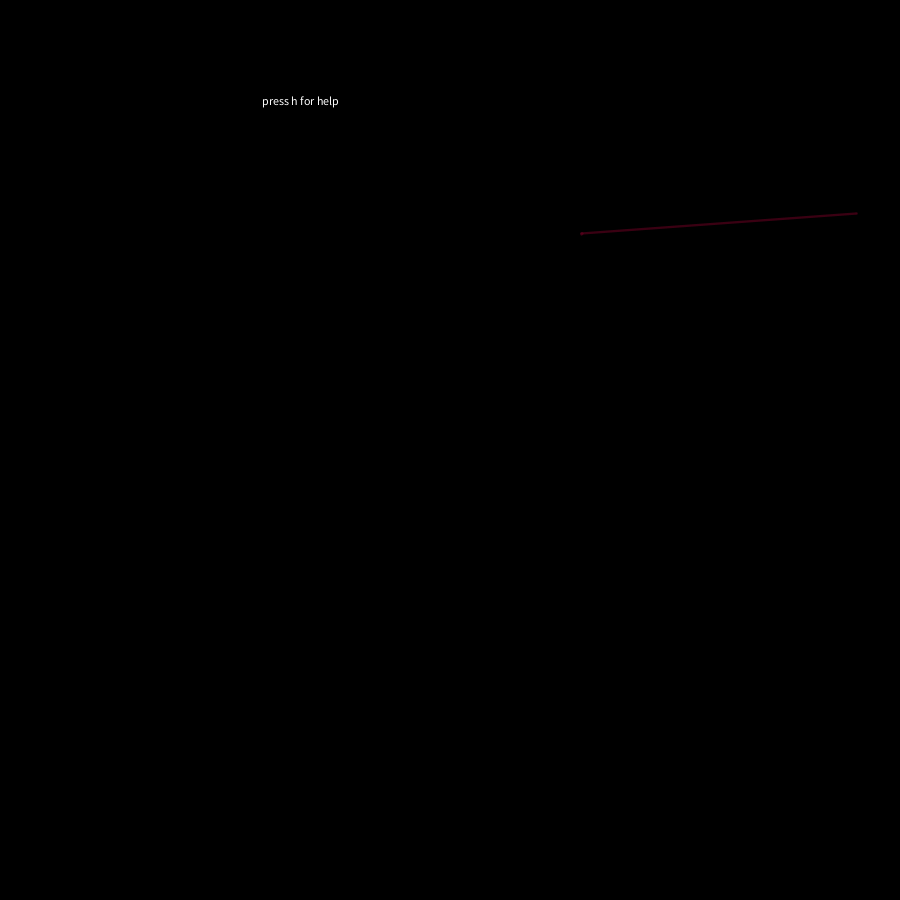
Frame 1 (no input)
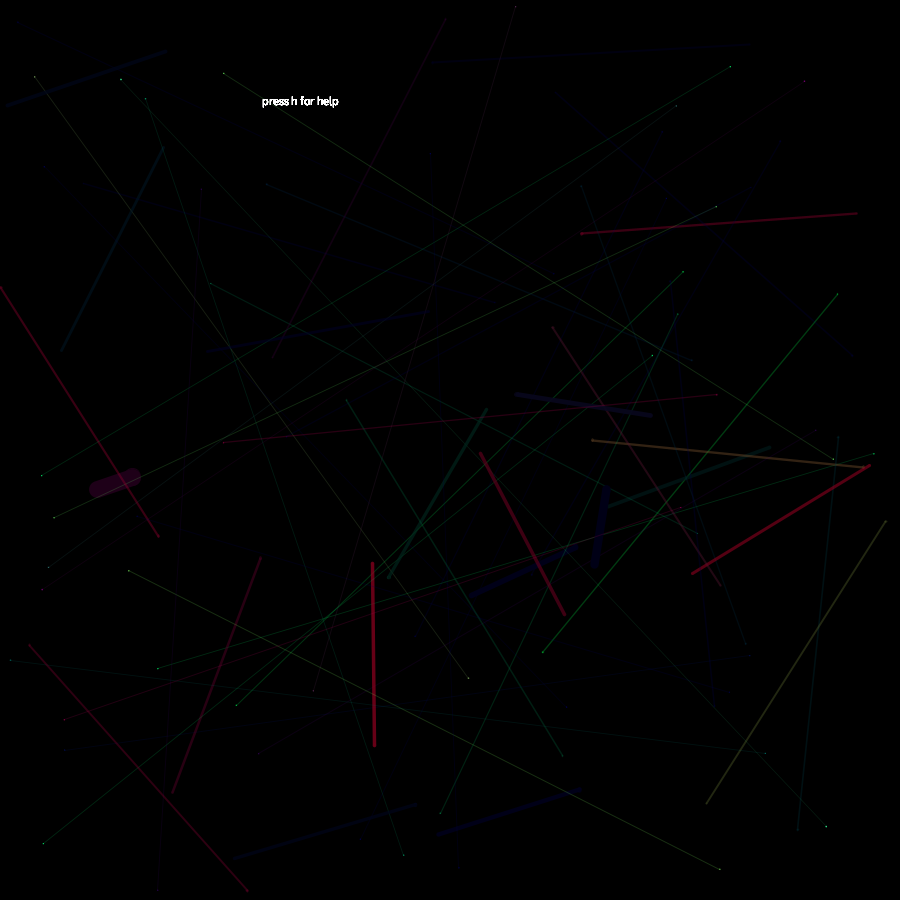
Frame 60 (the mouse pressed at the canvas centre just before this capture)
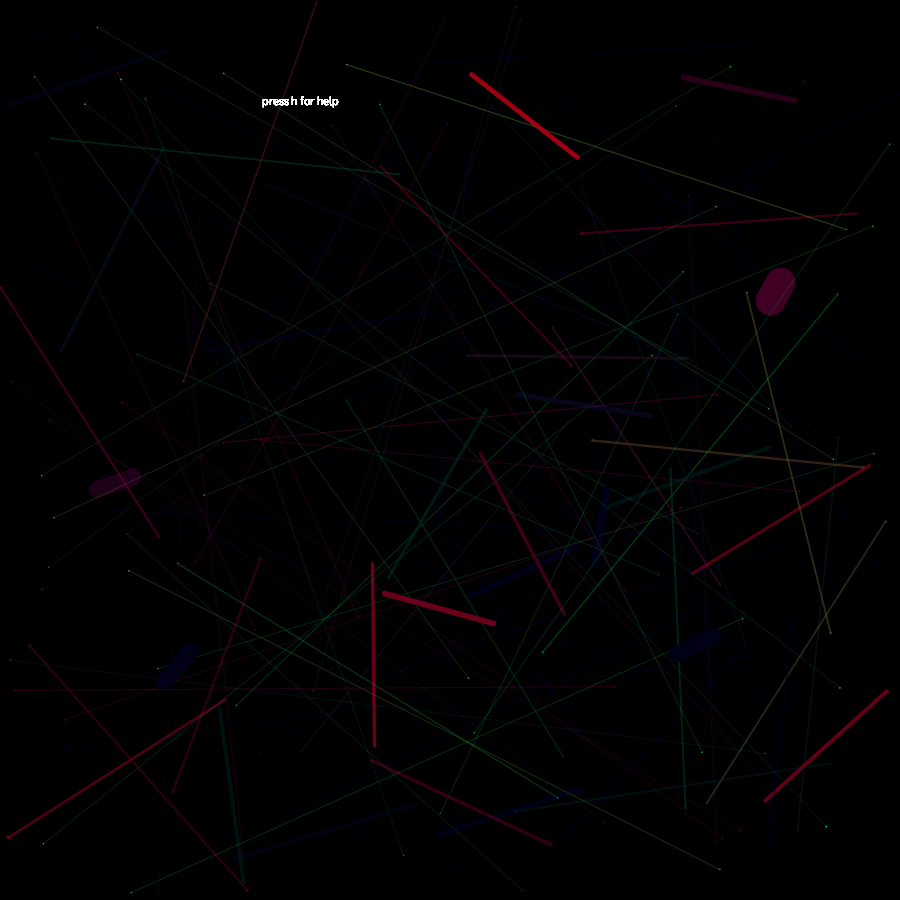
Frame 120 (the mouse held since frame 60 and released just before this capture)

The Processing sketch that drew these frames (run headless with seeded random() and noise(); from frame 60 on, the mouse is pressed at the canvas centre):

// Processing sketch: processing_177179
// ── processing_177179.pde

float a;
float b;
float c;
float d;
float cc;  
int x = 0; 
int toggle = 0; 
float mousePosX1 = 0;
float mousePosY1 = 0;
float mousePosX2 = 900;
float mousePosY2 = 900;
float re;
float bl;
float gr;
int counter = 0; 
float val = 0; 

void setup() 
{
  size(900,900);
  background(0,0,0);
  textAlign(CENTER,CENTER); 
  
};

void draw() {
  fill(255,255,255);   
  text("press h for help",300,100);  
  keyboard();
  drawline(); 
  // toggle = toggle + 1; 
  //if (toggle >= 10000) {noLoop();}
}; 

void savef() {
  x = x + 1;
  save("drawline" + x);
} 

void keyPressed()
{  
  if (key == 's') {
    savef();  
    text("saved as drawline" + x + ".tif", width/2, height/2);
  };
  if (key == 'w') {
    background(0,0,0);  
    text("wiped", width/2, height/2 - 100); 
    counter = 0; 
  };
  if (key == 'c') {
     text("you have made" + counter + "random lines so far!", width/2, height/2); 
  }; 
} 



void keyboard() {
  if (key == 't') {
    mousePosX1 = mouseX;
    mousePosY1 = mouseY;
  }; 
  if (key == 'b') {
    mousePosX2 = mouseX;
    mousePosY2 = mouseY;
  };
  if (key == 'h') {text("press w to wipe and s to save the image to the computer",300,120);
  text("press or hold t to move the top left corner and b to move the bottom right corner",300,140);
}
}

float randomf(float PosA, float PosB) { 

  float randV = 0;
  if (PosB >= PosA) {
    randV = random(PosA, PosB);
  };
  if (PosA > PosB) {
    randV = random(PosB, PosA);
  }; 
  return randV;
} 

float mousePosf (float PosA, float PosB) { 

  float V = 0;
  if (PosB >= PosA) {
    V = PosB - PosA; 
  };
  if (PosA > PosB) {
    V = PosA - PosB; 
  }; 
  return V;
} 

void drawline() { 
  counter = counter + 1; 
  a =  randomf(mousePosX1, mousePosX2); 
  b =  randomf(mousePosY1, mousePosY2);
  c =  randomf(mousePosX1, mousePosX2); 
  d =  randomf(mousePosY1, mousePosY2);
  cc = sqrt(sq(c-a)+sq(d-b)) * (256.0/ (mousePosf(mousePosX1,mousePosX2) + mousePosf(mousePosY1,mousePosY2)  ));
  val = (mousePosf(mousePosX1,mousePosX2) + mousePosf(mousePosY1,mousePosY2))/(cc*20);
  strokeWeight(val); 
  re = cc * (val * random(-2,2));
  bl = cc / (val / random(-5,5));
  gr = cc + (val + random(-5,5));
  fill(re,bl,gr);
  stroke(re,bl,gr,val*50); 
  ellipse(a,b,cc/100,cc/100); 
  ellipse(c,d,cc/100,cc/100); 
  line(a, b, c, d);
} 
